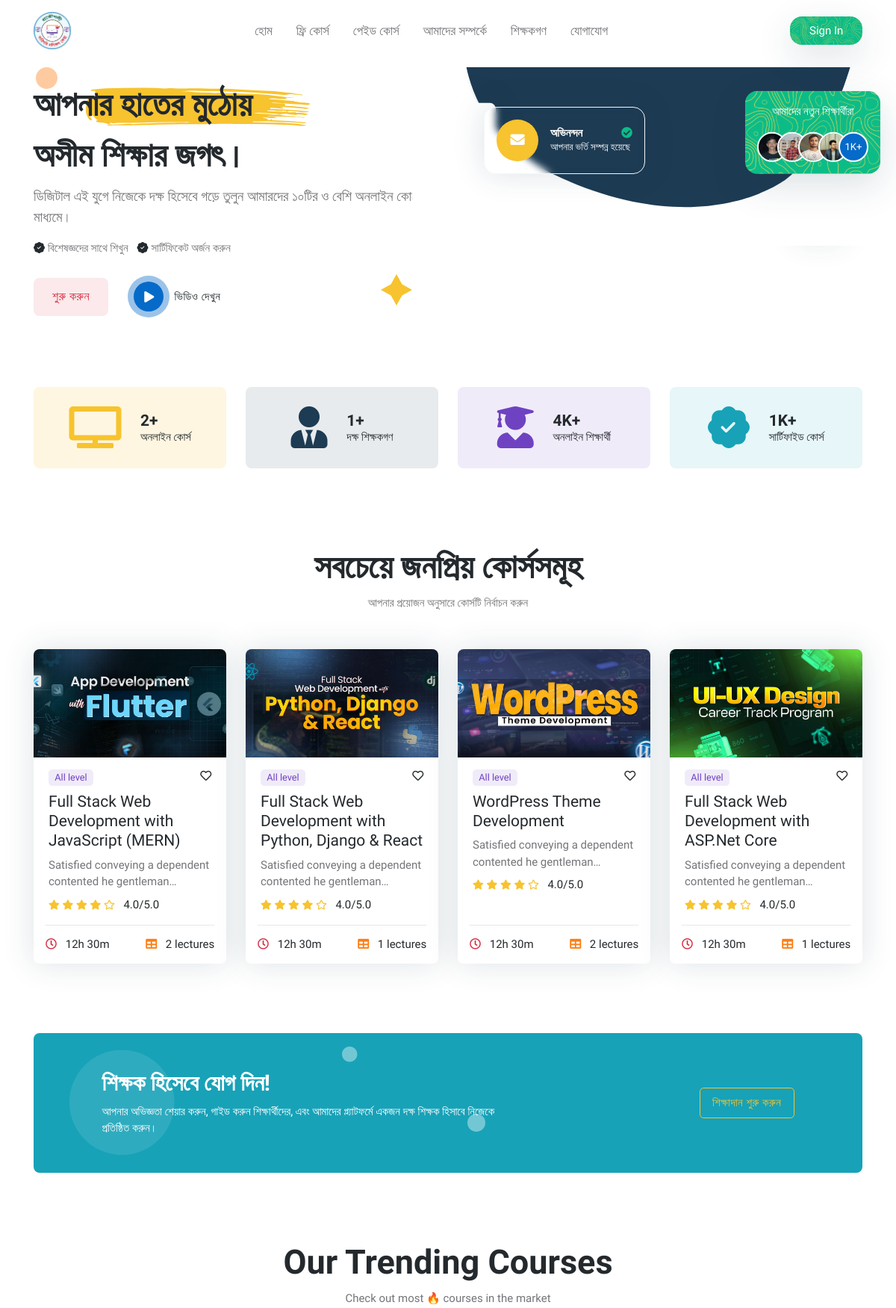
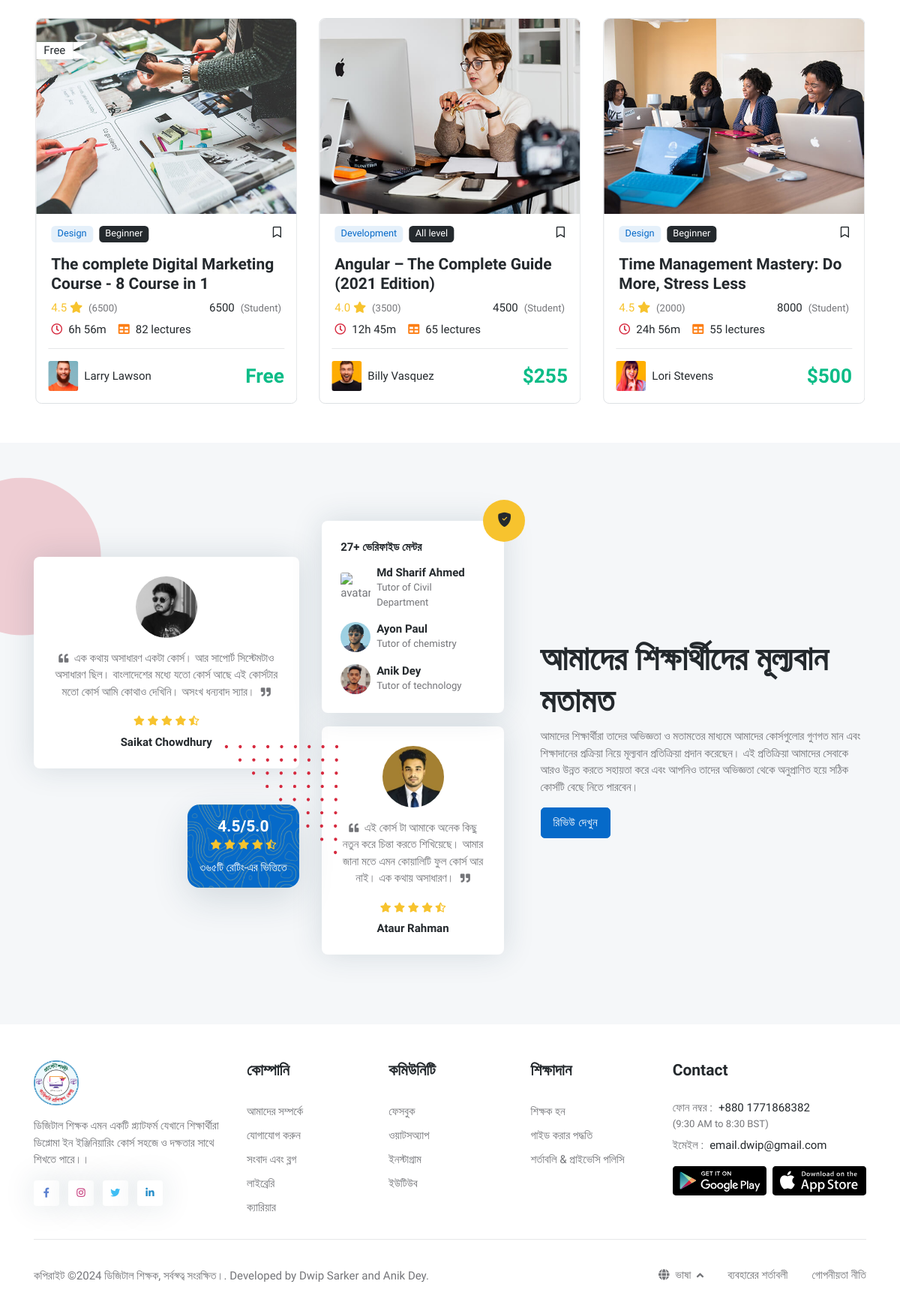
The page / on the database its author committed (2 pictures, top to bottom).
### tables this page shows
CREATE TABLE `courses` (
  `id` bigint(20) NOT NULL,
  `title` varchar(255) NOT NULL,
  `short_desc` text NOT NULL,
  `description` text NOT NULL,
  `thumbnail` varchar(255) NOT NULL,
  `video` varchar(255) NOT NULL,
  `duration` varchar(255) NOT NULL,
  `instructor` int(11) NOT NULL,
  `price` varchar(255) NOT NULL,
  `total_lectures` int(11) NOT NULL,
  `language` varchar(11) NOT NULL,
  `created_at` datetime NOT NULL DEFAULT current_timestamp(),
  `updated_at` datetime NOT NULL DEFAULT current_timestamp() ON UPDATE current_timestamp()
);

### index.php (the view, shortened to what the rows shown need)
<?php
include 'includes/db.php';
include 'includes/get_courses.php';
include 'includes/get_course_by_id.php';
$courses = get_courses($conn);
?>
<section class="position-relative overflow-hidden pt-5 pt-lg-3">
  <div class="container">
    <div class="row align-items-center g-5">
      <div
        class="col-lg-5 col-xl-6 position-relative z-index-1 text-center text-lg-start mb-7 mb-sm-0">
        <h1 class="mb-0 lh-base" style="font-family: 'Hind Siliguri', serif; ">
          আপনার
          <span class="position-relative"> হাতের মুঠোয়
            <span
              class="position-absolute top-50 start-50 translate-middle ms-3 z-index-n1">
            </span>
          </span>
          <br>অসীম শিক্ষার জগৎ।
        </h1>
      </div>
    </div>
  </div>
</section>
<section>
  <div class="container">
    <div class="row mb-4">
      <div class="col-lg-8 mx-auto text-center">
        <h2 class="fs-1">সবচেয়ে জনপ্রিয় কোর্সসমূহ</h2>
      </div>
    </div>
    <div class="row g-4 mt-3">
      <?php
      $courses = get_courses($conn);
      foreach ($courses as $course): ?>
        <div class="col-sm-6 col-lg-4 col-xl-3">
          <div class="card shadow h-100">
            <img
              src="./uploads/img/thumbnails/<?= $course['thumbnail'] ?>"
              class="card-img-top"
              alt="course image" />
            <div class="card-body pb-0">
              <div class="d-flex justify-content-between mb-2">
                <a
                  href="#"
                  class="badge bg-purple bg-opacity-10 text-purple">All level</a>
                <a href="#" class="h6 mb-0"><i class="far fa-heart"></i></a>
              </div>
              <h5 class="card-title fw-normal">
                <a href="#"><?= $course['title'] ?></a>
              </h5>
              <p class="mb-2 text-truncate-2">
                <?= $course['short_desc'] ?>
              </p>
              <ul class="list-inline mb-0">
                <li class="list-inline-item me-0 small">
                  <i class="fas fa-star text-warning"></i>
                </li>
                <li class="list-inline-item me-0 small">
                  <i class="fas fa-star text-warning"></i>
                </li>
                <li class="list-inline-item me-0 small">
                  <i class="fas fa-star text-warning"></i>
                </li>
                <li class="list-inline-item me-0 small">
                  <i class="fas fa-star text-warning"></i>
                </li>
                <li class="list-inline-item me-0 small">
                  <i class="far fa-star text-warning"></i>
                </li>
                <li class="list-inline-item ms-2 h6 fw-light mb-0">
                  4.0/5.0
                </li>
              </ul>
            </div>
            <div class="card-footer pt-0 pb-3">
              <hr />
              <div class="d-flex justify-content-between">
                <span class="h6 fw-light mb-0">
                  <i class="far fa-clock text-danger me-2"></i>
                  <?= $course['duration'] ?>
                </span>
                <span class="h6 fw-light mb-0">
                  <i class="fas fa-table text-orange me-2"></i>
                  <?= count_topics($conn, $course['id']) ?> lectures
                </span>
              </div>
            </div>
          </div>
        </div>
      <?php endforeach ?>
    </div>
  </div>
</section>
<section class="pb-5 pt-0 pt-lg-5">
  <div class="container">
    <div class="row mb-4">
      <div class="col-lg-8 mx-auto text-center">
        <h2 class="fs-1">Our Trending Courses</h2>
      </div>
    </div>
  </div>
</section>
<section class="bg-light">
  <div class="container">
    <div class="row g-4 g-lg-5 align-items-center">
      <div class="col-xl-5 order-1 text-center text-xl-start">
        <h2 class="fs-1">আমাদের শিক্ষার্থীদের মূল্যবান মতামত</h2>
      </div>
    </div>
  </div>
</section>
<?php
include('layouts/website.php');
?>

### rows shown on the page
courses: thumbnail (picture), title "Full Stack Web Development with JavaScript (MERN)", short_desc "Satisfied conveying a dependent contented he…", duration "12h 30m", id "2"
courses: thumbnail (picture), title "Full Stack Web Development with Python, Django & React", short_desc "Satisfied conveying a dependent contented he…", duration "12h 30m", id "1"
courses: thumbnail (picture), title "WordPress Theme Development", short_desc "Satisfied conveying a dependent contented he…", duration "12h 30m", id "2"
courses: thumbnail (picture), title "Full Stack Web Development with ASP.Net Core", short_desc "Satisfied conveying a dependent contented he…", duration "12h 30m", id "1"
